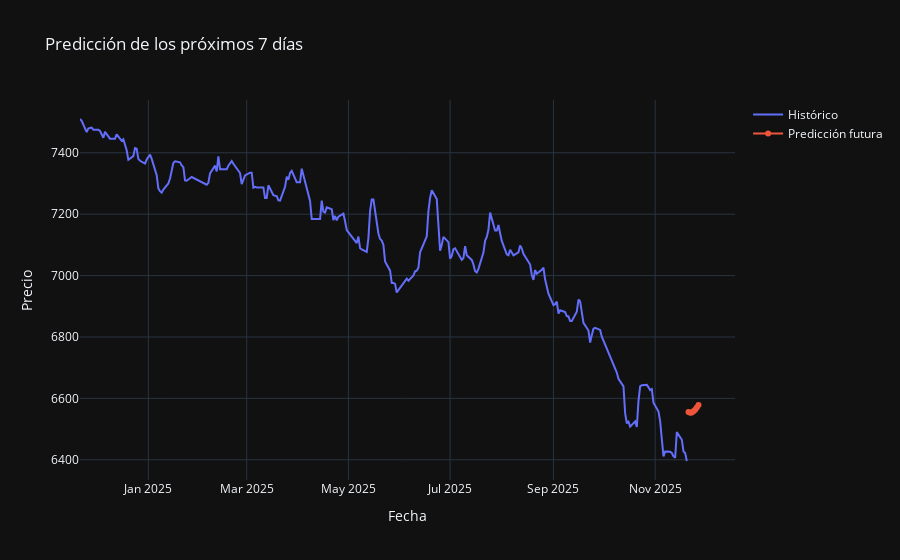

Write notebook code for a chart like this one.
### Markdown cell above
## Visualización próximas

### Code cell
fig = go.Figure()

fig.add_trace(go.Scatter(
    x=df["Date"],
    y=df["Price"],
    mode="lines",
    name="Histórico"
))

fig.add_trace(go.Scatter(
    x=future_dates,
    y=future_real,
    mode="lines+markers",
    name="Predicción futura"
))

fig.update_layout(
    title="Predicción de los próximos 7 días",
    xaxis_title="Fecha",
    yaxis_title="Precio",
    template="plotly_dark"
)

fig.show()

### Figure 1 — Plotly figure (JSON) as saved in the notebook; plotly's stock layout.template omitted (floating-point values rounded to 4 significant figures; data arrays with more than 128 entries replaced by an {"elided": "..."} marker saying what was removed)
{"data": [{"mode": "lines", "name": "Histórico", "type": "scatter", "x": {"elided": "242 str values"}, "y": {"elided": "242 int values"}}, {"mode": "lines+markers", "name": "Predicción futura", "type": "scatter", "x": ["2025-11-21T00:00:00.000000000", "2025-11-22T00:00:00.000000000", "2025-11-23T00:00:00.000000000", "2025-11-24T00:00:00.000000000", "2025-11-25T00:00:00.000000000", "2025-11-26T00:00:00.000000000", "2025-11-27T00:00:00.000000000"], "y": [6556.0, 6553.0, 6554.0, 6558.0, 6563.0, 6570.0, 6579.0]}], "layout": {"title": {"text": "Predicción de los próximos 7 días"}, "xaxis": {"title": {"text": "Fecha"}}, "yaxis": {"title": {"text": "Precio"}}}}
